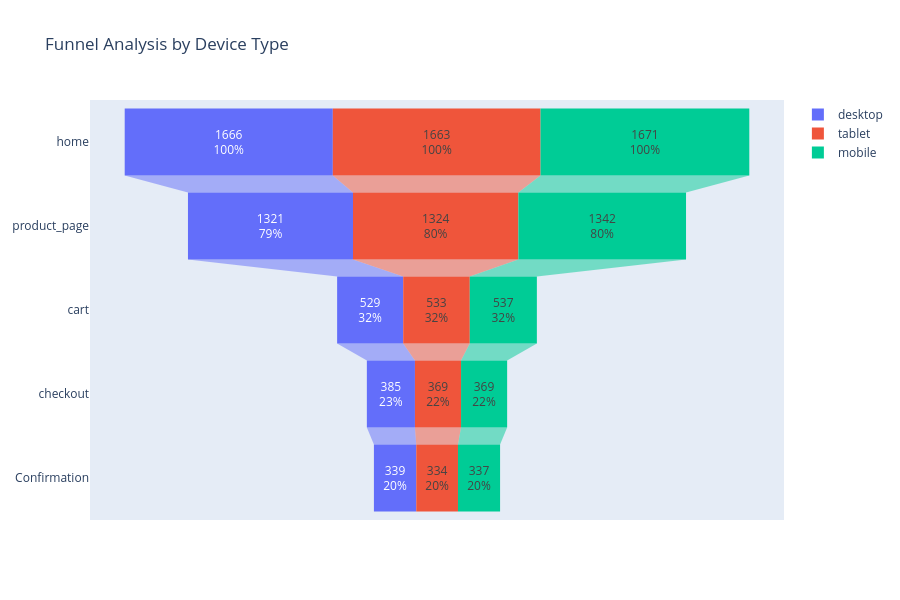

Notebook code for this chart:
### Code cell
df = customer_journey.copy()

df['PageType'] = df['PageType'].str.strip().str.lower()
df['DeviceType'] = df['DeviceType'].str.strip().str.lower()

devices = df['DeviceType'].unique()

stages = ['home', 'product_page', 'cart', 'checkout', 'Confirmation']

fig = go.Figure()

for device in devices:
    
    df_d = df[df['DeviceType'] == device]

    home = df_d[df_d['PageType'] == 'home']['UserID'].count()
    product = df_d[df_d['PageType'] == 'product_page']['UserID'].count()
    cart = df_d[df_d['PageType'] == 'cart']['UserID'].count()
    checkout = df_d[df_d['PageType'] == 'checkout']['UserID'].count()
    confirmation = df_d[df_d['PageType'] == 'confirmation']['UserID'].count()

    fig.add_trace(go.Funnel(
        name=device,
        y=stages,
        x=[home, product, cart, checkout, confirmation],
        textinfo="value+percent initial"
    ))

fig.update_layout(
    title="Funnel Analysis by Device Type",
    height=600
)

fig.show()

### Figure 1 — Plotly figure (JSON) as saved in the notebook; plotly's stock layout.template omitted (floating-point values rounded to 4 significant figures)
{"data": [{"name": "desktop", "textinfo": "value+percent initial", "type": "funnel", "x": [1666, 1321, 529, 385, 339], "y": ["home", "product_page", "cart", "checkout", "Confirmation"]}, {"name": "tablet", "textinfo": "value+percent initial", "type": "funnel", "x": [1663, 1324, 533, 369, 334], "y": ["home", "product_page", "cart", "checkout", "Confirmation"]}, {"name": "mobile", "textinfo": "value+percent initial", "type": "funnel", "x": [1671, 1342, 537, 369, 337], "y": ["home", "product_page", "cart", "checkout", "Confirmation"]}], "layout": {"height": 600, "title": {"text": "Funnel Analysis by Device Type"}}}
